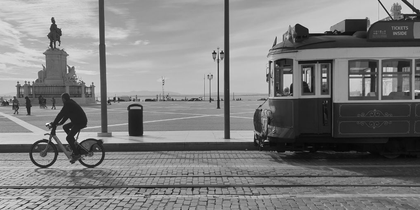
%> input picture 01 - Butterworth high-pass filter/Lisboa.png, 420 x 210 px, shrunk from 1024 x 512 before the run
$ octave main.m   (GNU Octave 9; MATLAB toolbox functions it lacks are replaced by stand-ins)
%> lines starting %> are read from the running program, lines starting %| are printed output that depends on the picture
%%%%%%%%%%%%%%%%%%%%%%%%%%%%%%%%%%%%%%%%%%%%
%           Luis ROSARIO TREMOULET         %
%                                          %
%      Tratemiento digital de imagenes     %
%                Parte 1                   %
%%%%%%%%%%%%%%%%%%%%%%%%%%%%%%%%%%%%%%%%%%%%%

clear all;
close all;

%% Selección de los parametros

n = 0.5;
D0 = 15;
img_path = 'Lisboa.png';

%% Cargar la imagen

img = imread(img_path);
%> img is the input picture: size 210x420 uint8; min 5, max 255, mean 125.9
img = im2double(img);
%> img: size 210x420 double

%% Si imagen RGB -> Grayscale

if size(img, 3) == 3
    img = rgb2gray(img);
end

%% Ver la imagen original
[height, width] = size(img);
%> height = 210; width = 420

figure;
imshow(img);
title ('Original');

%% BUTTERWORTH (highpassfilter)

% fft2 : https://es.mathworks.com/help/matlab/ref/fft2.html
% fftshift : https://es.mathworks.com/help/matlab/ref/fftshift.html

img_fourrier = fft2(img);
img_fourrier = fftshift(img_fourrier);

mask = zeros(height, width);

 for i = 1:height
     for j = 1:width
         D = sqrt((i - height/2)^2 + (j - width/2)^2);
         mask(i, j) = 1 / (1 + (D0/D)^(2*n)); % Formula BUTTERWORTH
     end
 end
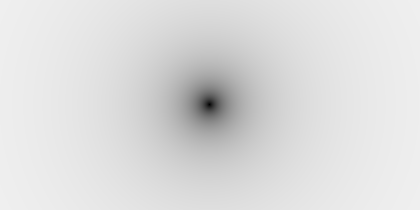
%> mask: size 210x420 double; min 0, max 0.94, mean 0.867

img_filtered = img_fourrier.*mask;


%% Inversa

% ifftshift : https://es.mathworks.com/help/matlab/ref/ifftshift.html
% ifft2 : https://es.mathworks.com/help/matlab/ref/ifft2.html

img_filtered_inv = ifftshift(img_filtered);
img_filtered_inv = ifft2(img_filtered_inv);

%% Resultado

figure;
imshow(img_filtered_inv);
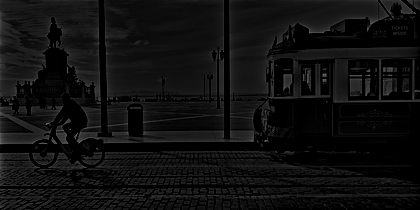
%> displayed picture: size 210x420, on the screen's scale of 0 to 255; min 0, max 120, mean 15.7
title(['Orden n : ',num2str(n),'    -    D0 : ',num2str(D0)]);
